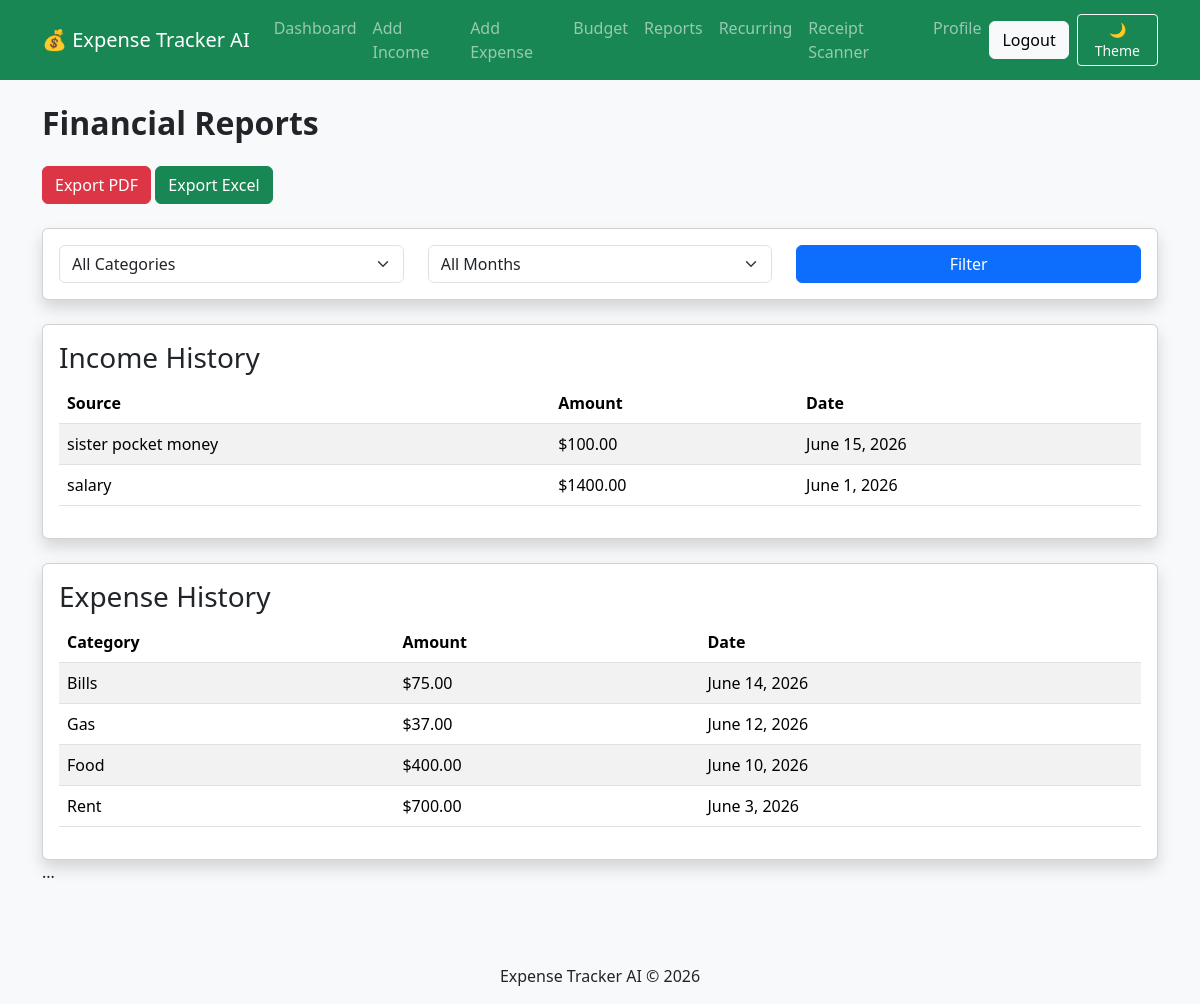
The page /reports/ (signed in) on the database as committed earlier.
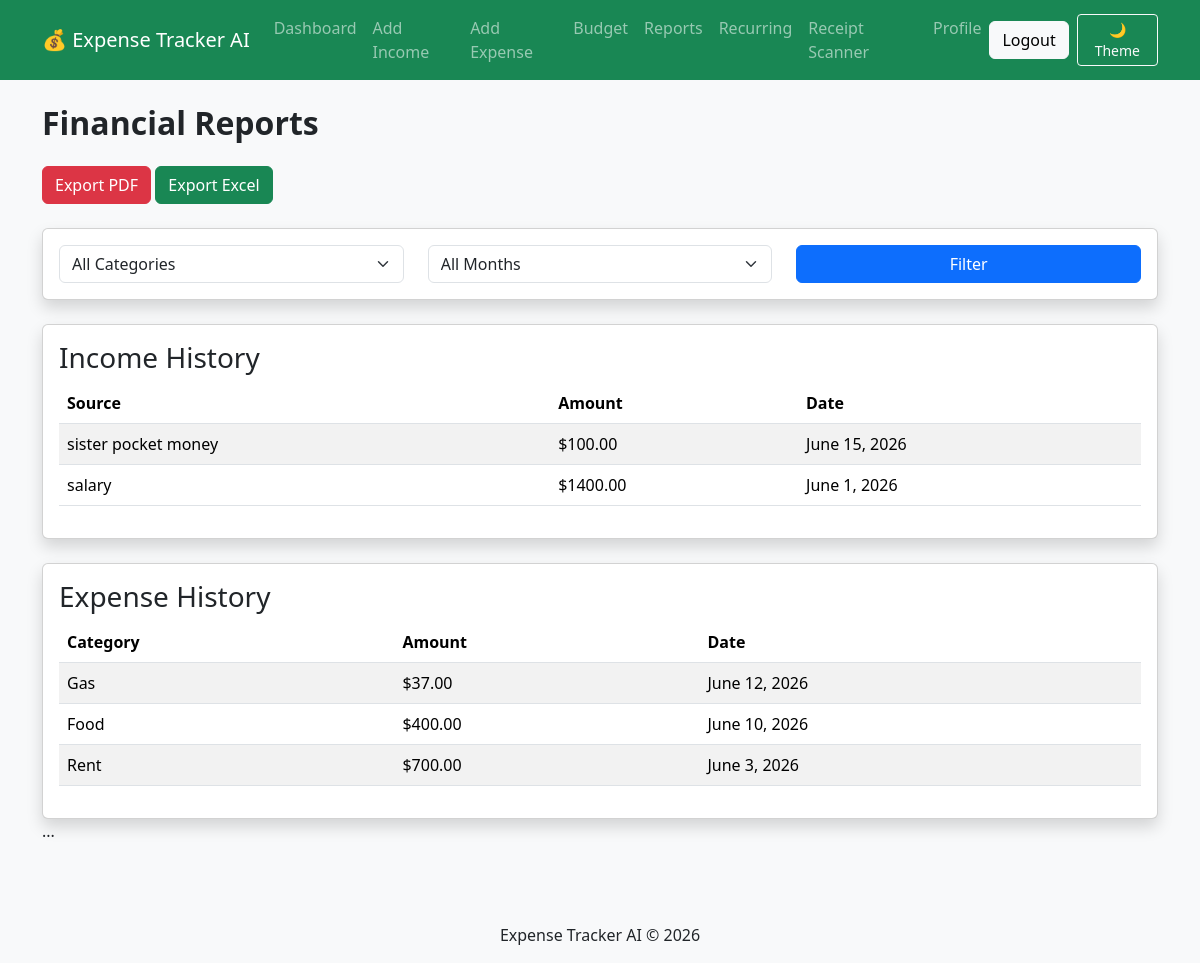
The same page on the database as committed later.
### tracker/models.py (models this page shows, shortened)
class Income(models.Model):
    user = models.ForeignKey(
        User,
        on_delete=models.CASCADE
    )
    source = models.CharField(
        max_length=100
    )
    amount = models.DecimalField(
        max_digits=10,
        decimal_places=2
    )
    date = models.DateField()

class Expense(models.Model):
    CATEGORY_CHOICES = [
        ('Food', 'Food'),
        ('Rent', 'Rent'),
        ('Gas', 'Gas'),
        ('Shopping', 'Shopping'),
        ('Bills', 'Bills'),
        ('Travel', 'Travel'),
        ('Healthcare', 'Healthcare'),
        ('Other', 'Other'),
    ]
    user = models.ForeignKey(
        User,
        on_delete=models.CASCADE
    )
    category = models.CharField(
        max_length=50,
        choices=CATEGORY_CHOICES
    )
    amount = models.DecimalField(
        max_digits=10,
        decimal_places=2
    )
    date = models.DateField()
    description = models.CharField(
        max_length=200
    )

### tracker/views.py (the view)
@login_required
def reports(request):
    incomes = Income.objects.filter(
        user=request.user
    ).order_by("-date")
    expenses = Expense.objects.filter(
        user=request.user
    ).order_by("-date")
    category = request.GET.get("category")
    month = request.GET.get("month")
    if category:
        expenses = expenses.filter(
            category=category
        )
    if month:
        expenses = expenses.filter(
            date__month=month
        )
    context = {
        "incomes": incomes,
        "expenses": expenses,
        "categories": Expense.CATEGORY_CHOICES,
    }
    return render(
        request,
        "reports.html",
        context,
    )

### templates/reports.html (shortened to what this page needs)
{% extends 'base.html' %}
{% block content %}
<h2 class="mb-4">
    Financial Reports
</h2>
<a
    href="/export/pdf/"
    class="btn btn-danger mb-4">
    Export PDF
</a>
<a
    href="/export/excel/"
    class="btn btn-success mb-4">
    Export Excel
</a>
<div class="card shadow mb-4">
    <div class="card-body">
        <form method="GET">
            <div class="row">
                <div class="col-md-4">
                    <select
                        name="category"
                        class="form-select">
                        <option value="">
                            All Categories
                        </option>
                    </select>
                </div>
                <div class="col-md-4">
                    <select
                        name="month"
                        class="form-select">
                        <option value="">
                            All Months
                        </option>
                    </select>
                </div>
                <div class="col-md-4">
                    <button
                        type="submit"
                        class="btn btn-primary w-100">
                        Filter
                    </button>
                </div>
            </div>
        </form>
    </div>
</div>
<div class="card shadow mb-4">
    <div class="card-body">
        <h3>
            Income History
        </h3>
        <table class="table table-striped">
            <thead>
                <tr>
                    <th>Source</th>
                    <th>Amount</th>
                    <th>Date</th>
                </tr>
            </thead>
            <tbody>
                {% for income in incomes %}
                <tr>
                    <td>{{ income.source }}</td>
                    <td>${{ income.amount }}</td>
                    <td>{{ income.date }}</td>
                </tr>
                {% empty %}
                <tr>
                    <td colspan="3">
                        No income records
                    </td>
                </tr>
                {% endfor %}
            </tbody>
        </table>
    </div>
</div>
<div class="card shadow">
    <div class="card-body">
        <h3>
            Expense History
        </h3>
        <table class="table table-striped">
            <thead>
                <tr>
                    <th>Category</th>
                    <th>Amount</th>
                    <th>Date</th>
                </tr>
            </thead>
            <tbody>
                {% for expense in expenses %}
                <tr>
                    <td>{{ expense.category }}</td>
                    <td>${{ expense.amount }}</td>
                    <td>{{ expense.date }}</td>
                </tr>
                {% empty %}
                <tr>
                    <td colspan="3">
                        No expense records
                    </td>
                </tr>
                {% endfor %}
            </tbody>
        </table>
    </div>
</div>
<div class="table-responsive">
</div>
{% endblock %}

Rows that differ between the two databases and show on the page:
removed Expense: category "Bills", amount "75.00", date "June 14, 2026"
